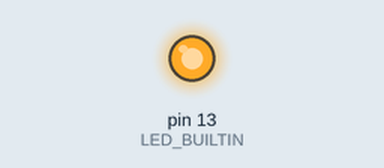
This sketch was run on a simulated Arduino Uno, built with avr-gcc and run on an emulated ATmega328P. On the bench: output pins drawn as LEDs (lit = HIGH).

Above: at 0.1 s.
At 33.1 s:
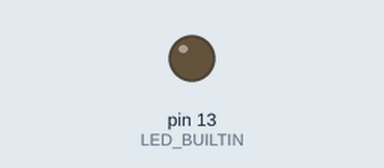
Timing chart, 0 to 38.5 s (numbered marks = the images above):
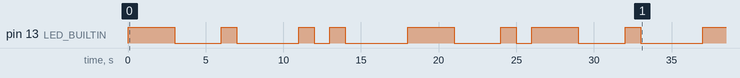

The sketch:

BlinkNicolas.ino
```cpp
void setup()
{
    pinMode(LED_BUILTIN, OUTPUT);
}

void shortBlink()
{
    digitalWrite(LED_BUILTIN, HIGH);
    delay(1000);
    digitalWrite(LED_BUILTIN, LOW);
    delay(1000);
}

void longBlink()
{
    digitalWrite(LED_BUILTIN, HIGH);
    delay(3000);
    digitalWrite(LED_BUILTIN, LOW);
    delay(3000);
}

void letterSpace()
{
    delay(3000);
}

void loop()
{
    // The name Nicolas

    // First letter: N
    longBlink();
    shortBlink();
    letterSpace();

    // Second letter: I
    shortBlink();
    shortBlink();
    letterSpace();

    // Third letter: C
    longBlink();
    shortBlink();
    longBlink();
    shortBlink();
    letterSpace();

    // Fourth letter: O
    longBlink();
    longBlink();
    longBlink();
    letterSpace();

    // Fifth letter: L
    shortBlink();
    longBlink();
    shortBlink();
    shortBlink();
    letterSpace();

    // Sixth letter: A
    shortBlink();
    longBlink();
    letterSpace();

    // Seventh letter: S
    shortBlink();
    shortBlink();
    shortBlink();

    Serial.println("Program finished executing loop");
}
```

Measured:
- by itself, pin 13 (LED_BUILTIN): LOW → HIGH at 0.00 s, → LOW 3.0 s later, → HIGH 3.0 s later, → LOW 1.0 s later, … (17 changes in this stretch)
